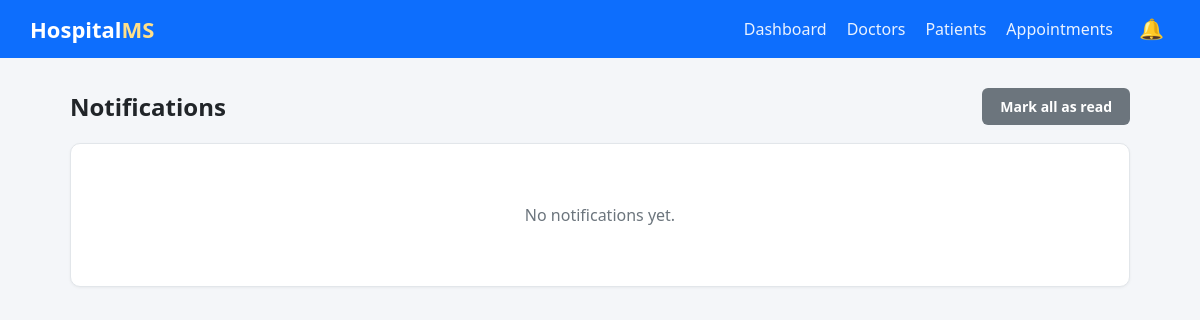
The page /notifications/ on the database as committed earlier.
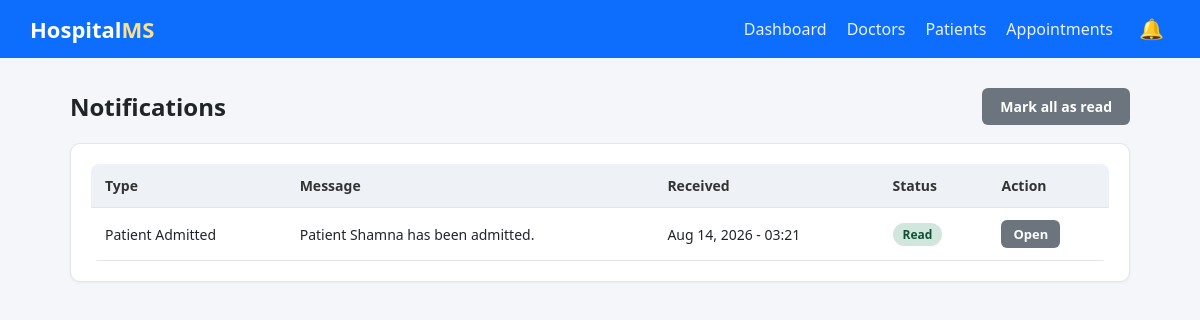
The same page on the database as committed later.
### hospital/models.py (models this page shows, shortened)
class Notification(models.Model):
    TYPE_CHOICES = [
        ('APPT_NEW', 'New Appointment'),
        ('APPT_STATUS', 'Appointment Status Changed'),
        ('PATIENT_ADMIT', 'Patient Admitted'),
        ('GENERAL', 'General'),
    ]
    notif_type = models.CharField(max_length=20, choices=TYPE_CHOICES, default='GENERAL')
    message = models.CharField(max_length=255)
    link = models.CharField(max_length=255, blank=True, help_text="Optional URL name to redirect to")
    is_read = models.BooleanField(default=False)
    created_at = models.DateTimeField(auto_now_add=True)
    class Meta:
        ordering = ['-created_at']

### hospital/views.py (the view)
# urls.py: path('notifications/', views.NotificationListView.as_view(), name='notification-list'),
class NotificationListView(ListView):
    model = Notification
    template_name = 'hospital/notification_list.html'
    context_object_name = 'notifications'
    paginate_by = 20

### hospital/context_processors.py (called while the page is built)
def notifications(request):
    latest = Notification.objects.all()[:8]
    unread_count = Notification.objects.filter(is_read=False).count()
    return {
        'nav_notifications': latest,
        'nav_unread_count': unread_count,
    }

### hospital/templates/hospital/notification_list.html (shortened to what this page needs)
{% extends 'hospital/base.html' %}
{% block content %}
    <div class="page-header">
        <h1>Notifications</h1>
        <a href="{% url 'notification-mark-all-read' %}" class="btn btn-secondary">Mark all as read</a>
    </div>
    <div class="card">
        {% if notifications %}
        <table>
            <thead>
                <tr>
                    <th>Type</th>
                    <th>Message</th>
                    <th>Received</th>
                    <th>Status</th>
                    <th>Action</th>
                </tr>
            </thead>
            <tbody>
                {% for n in notifications %}
                <tr {% if not n.is_read %}style="background:#eef6ff;"{% endif %}>
                    <td>{{ n.get_notif_type_display }}</td>
                    <td>{{ n.message }}</td>
                    <td>{{ n.created_at|date:"M d, Y - H:i" }}</td>
                    <td>
                        {% if n.is_read %}
                            <span class="badge badge-success">Read</span>
                        {% else %}
                            <span class="badge badge-warning">Unread</span>
                        {% endif %}
                    </td>
                    <td>
                        <a href="{% url 'notification-read' n.pk %}" class="btn btn-sm btn-secondary">
                            {% if n.link %}Open{% else %}Mark read{% endif %}
                        </a>
                    </td>
                </tr>
                {% endfor %}
            </tbody>
        </table>
        {% else %}
            <div class="empty-state">No notifications yet.</div>
        {% endif %}
    </div>
{% endblock %}

Rows that differ between the two databases and show on the page:
added Notification: notif_type "Patient Admitted", message "Patient Shamna has been admitted.", created_at "Aug 14, 2026 - 03:21", is_read "Read", link "Open"
Other text that changed with them:
text no longer shown: "No notifications yet."
text now shown: "Type Message Received Status Action"
